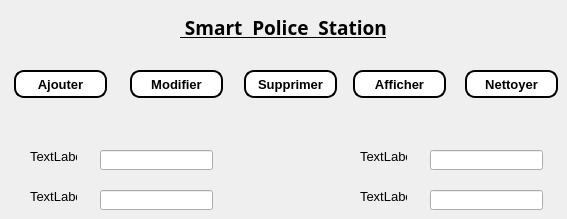
      <widget class="QWidget" name="tab_10">
       <attribute name="icon">
        <iconset>
         <normaloff>../Downloads/rchrchee.png</normaloff>../Downloads/rchrchee.png</iconset>
       </attribute>
       <attribute name="title">
        <string>Personnes recherchées</string>
       </attribute>
       <widget class="QLabel" name="label_66">
        <property name="geometry">
         <rect>
          <x>360</x>
          <y>190</y>
          <width>47</width>
          <height>13</height>
         </rect>
        </property>
        <property name="font">
         <font>
          <family>Arial</family>
          <pointsize>10</pointsize>
          <weight>50</weight>
          <bold>false</bold>
         </font>
        </property>
        <property name="text">
         <string>TextLabel</string>
        </property>
       </widget>
       <widget class="QLabel" name="label_63">
        <property name="geometry">
         <rect>
          <x>30</x>
          <y>150</y>
          <width>47</width>
          <height>13</height>
         </rect>
        </property>
        <property name="font">
         <font>
          <family>Arial</family>
          <pointsize>10</pointsize>
          <weight>50</weight>
          <bold>false</bold>
         </font>
        </property>
        <property name="text">
         <string>TextLabel</string>
        </property>
       </widget>
       <widget class="QLineEdit" name="lineEdit_63">
        <property name="geometry">
         <rect>
          <x>430</x>
          <y>190</y>
          <width>113</width>
          <height>20</height>
         </rect>
        </property>
       </widget>
       <widget class="QLineEdit" name="lineEdit_62">
        <property name="geometry">
         <rect>
          <x>100</x>
          <y>150</y>
          <width>113</width>
          <height>20</height>
         </rect>
        </property>
       </widget>
       <widget class="QLineEdit" name="lineEdit_64">
        <property name="geometry">
         <rect>
          <x>100</x>
          <y>190</y>
          <width>113</width>
          <height>20</height>
         </rect>
        </property>
       </widget>
       <widget class="QPushButton" name="supprimersalaries_13">
        <property name="geometry">
         <rect>
          <x>244</x>
          <y>70</y>
          <width>93</width>
          <height>28</height>
         </rect>
        </property>
        <property name="font">
         <font>
          <family>Arial</family>
          <pointsize>10</pointsize>
          <weight>75</weight>
          <bold>true</bold>
         </font>
        </property>
        <property name="styleSheet">
         <string notr="true">background-color:white; 
color:black; 
border-style:outset ; 
border-width:2px ; 
border-radius:10px;</string>
        </property>
        <property name="text">
         <string>Supprimer</string>
        </property>
       </widget>
       <widget class="QPushButton" name="Ajoutersalaries_13">
        <property name="geometry">
         <rect>
          <x>14</x>
          <y>70</y>
          <width>93</width>
          <height>28</height>
         </rect>
        </property>
        <property name="font">
         <font>
          <family>Arial</family>
          <pointsize>10</pointsize>
          <weight>75</weight>
          <bold>true</bold>
         </font>
        </property>
        <property name="styleSheet">
         <string notr="true">background-color:white; 
color:black; 
border-style:outset ; 
border-width:2px ; 
border-radius:10px;</string>
        </property>
        <property name="text">
         <string>Ajouter</string>
        </property>
       </widget>
       <widget class="QPushButton" name="Nettoyer_11">
        <property name="geometry">
         <rect>
          <x>465</x>
          <y>70</y>
          <width>93</width>
          <height>28</height>
         </rect>
        </property>
        <property name="font">
         <font>
          <family>Arial</family>
          <pointsize>10</pointsize>
          <weight>75</weight>
          <bold>true</bold>
         </font>
        </property>
        <property name="styleSheet">
         <string notr="true">background-color:white; 
color:black; 
border-style:outset ; 
border-width:2px ; 
border-radius:10px;</string>
        </property>
        <property name="text">
         <string>Nettoyer</string>
        </property>
       </widget>
       <widget class="QPushButton" name="modifiersalaries_13">
        <property name="geometry">
         <rect>
          <x>130</x>
          <y>70</y>
          <width>93</width>
          <height>28</height>
         </rect>
        </property>
        <property name="font">
         <font>
          <family>Arial</family>
          <pointsize>10</pointsize>
          <weight>75</weight>
          <bold>true</bold>
         </font>
        </property>
        <property name="styleSheet">
         <string notr="true">background-color:white; 
color:black; 
border-style:outset ; 
border-width:2px ; 
border-radius:10px;</string>
        </property>
        <property name="text">
         <string>Modifier</string>
        </property>
       </widget>
       <widget class="QLineEdit" name="lineEdit_61">
        <property name="geometry">
         <rect>
          <x>430</x>
          <y>150</y>
          <width>113</width>
          <height>20</height>
         </rect>
        </property>
       </widget>
       <widget class="QPushButton" name="affichersalaries_13">
        <property name="geometry">
         <rect>
          <x>353</x>
          <y>70</y>
          <width>93</width>
          <height>28</height>
         </rect>
        </property>
        <property name="font">
         <font>
          <family>Arial</family>
          <pointsize>10</pointsize>
          <weight>75</weight>
          <bold>true</bold>
         </font>
        </property>
        <property name="styleSheet">
         <string notr="true">background-color:white; 
color:black; 
border-style:outset ; 
border-width:2px ; 
border-radius:10px;</string>
        </property>
        <property name="text">
         <string>Afficher</string>
        </property>
       </widget>
       <widget class="QLabel" name="policou_20">
        <property name="geometry">
         <rect>
          <x>180</x>
          <y>10</y>
          <width>351</width>
          <height>35</height>
         </rect>
        </property>
        <property name="sizePolicy">
         <sizepolicy hsizetype="Preferred" vsizetype="Maximum">
          <horstretch>0</horstretch>
          <verstretch>0</verstretch>
         </sizepolicy>
        </property>
        <property name="font">
         <font>
          <family>Algerian</family>
          <pointsize>14</pointsize>
          <weight>75</weight>
          <bold>true</bold>
          <underline>true</underline>
         </font>
        </property>
        <property name="text">
         <string> Smart  Police  Station</string>
        </property>
        <property name="textFormat">
         <enum>Qt::PlainText</enum>
        </property>
       </widget>
       <widget class="QLabel" name="label_64">
        <property name="geometry">
         <rect>
          <x>30</x>
          <y>190</y>
          <width>47</width>
          <height>13</height>
         </rect>
        </property>
        <property name="font">
         <font>
          <family>Arial</family>
          <pointsize>10</pointsize>
          <weight>50</weight>
          <bold>false</bold>
         </font>
        </property>
        <property name="text">
         <string>TextLabel</string>
        </property>
       </widget>
       <widget class="QLabel" name="label_65">
        <property name="geometry">
         <rect>
          <x>360</x>
          <y>150</y>
          <width>47</width>
          <height>13</height>
         </rect>
        </property>
        <property name="font">
         <font>
          <family>Arial</family>
          <pointsize>10</pointsize>
          <weight>50</weight>
          <bold>false</bold>
         </font>
        </property>
        <property name="text">
         <string>TextLabel</string>
        </property>
       </widget>
      </widget>
